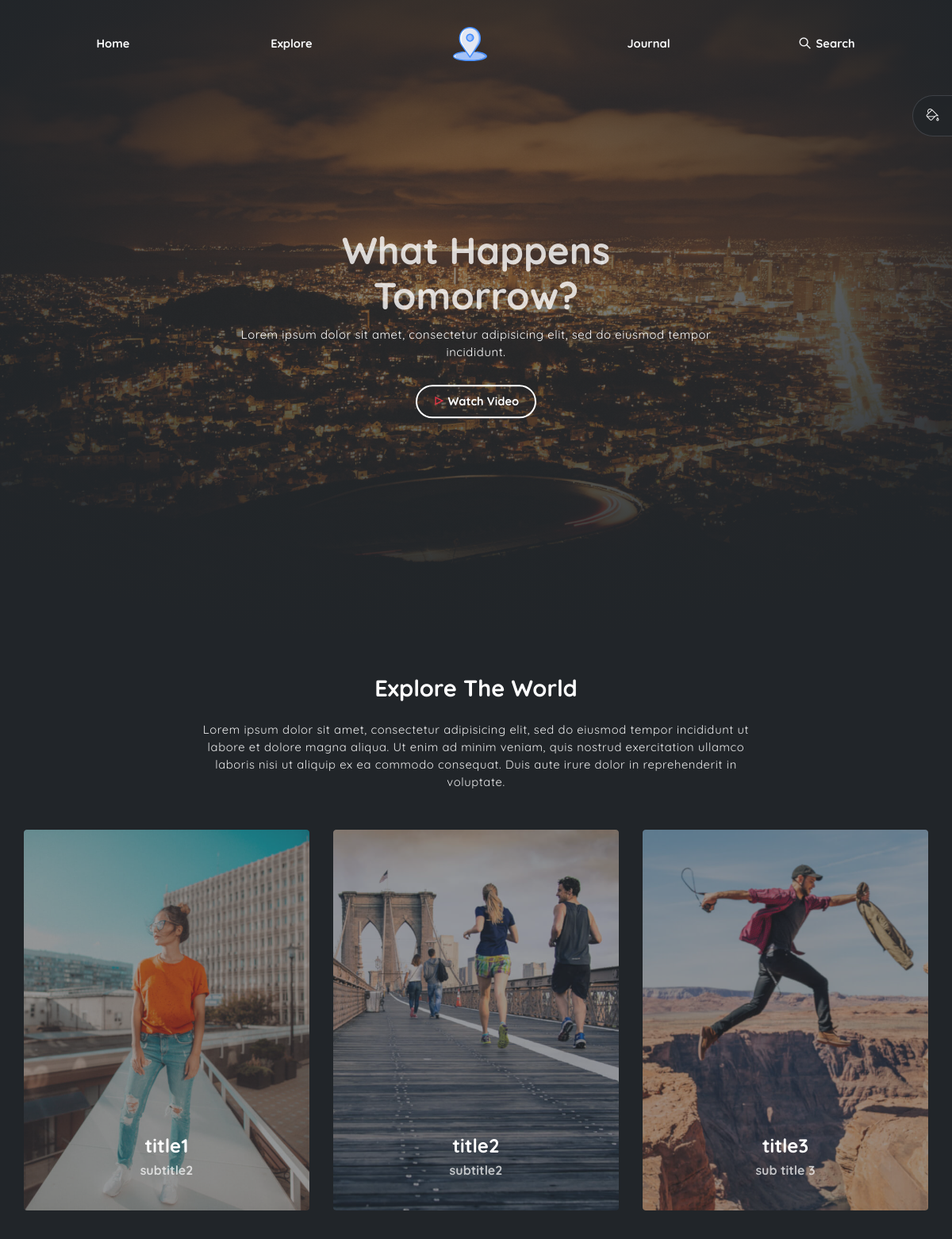
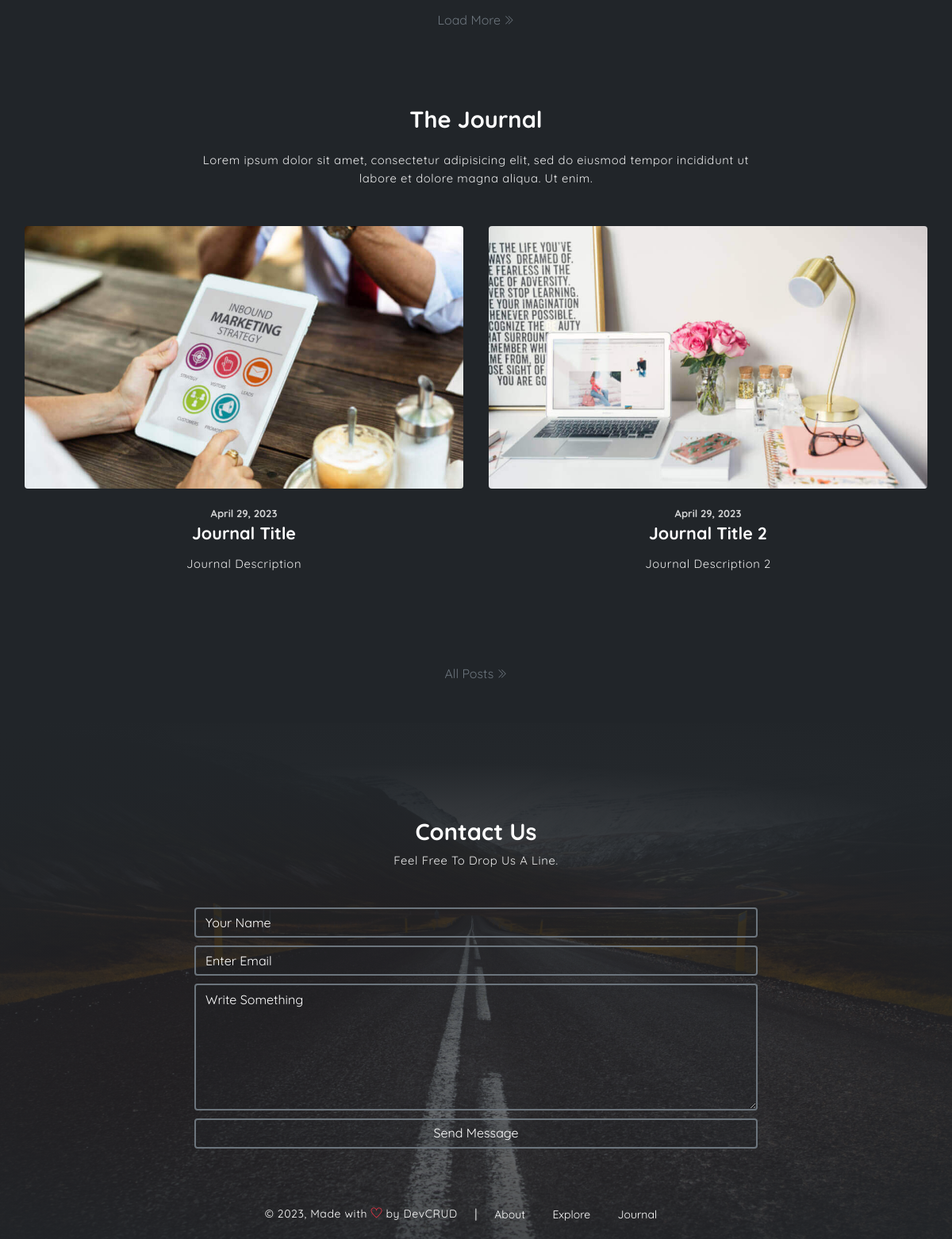
The page / on the database its author committed (2 pictures, top to bottom).
### pages/models.py (models this page shows)
class Cards(models.Model):
    Title = models.CharField(max_length=50,name="Title")
    SubTitle = models.CharField(max_length=50,name="SubTitle")
    Description = models.TextField(max_length=500,name="Description")
    Image = models.CharField(max_length=50,name="Image",default="")
    def getImage(self):
        return '/imgs/' + self.Image

class Journal(models.Model):
    image = models.CharField(max_length=50)
    created_date = models.DateField(auto_now_add=True)
    Title = models.CharField(max_length=50)
    Description = models.TextField(max_length=500)
    def GetImageName(self):
        return '/imgs/' + self.image

### pages/views.py (the view)
# urls.py: path('',views.index,name='index'),
def index(request):
    card = Cards.objects.all()
    journals = Journal.objects.all()
    context = {
        'cards':card,
        'journal':journals
    }
    return render(request,'pages/index.html',context)

### templates/pages/index.html (shortened to what this page needs)
{%load static %}
<!DOCTYPE html>
<html lang="en">
<head>
    <link rel="stylesheet" href="{%static 'vendors/themify-icons/css/themify-icons.css' %}">
    <link rel="stylesheet" href="{%static 'css/dorang.css'%}">
</head>
<body data-spy="scroll" data-target=".navbar" data-offset="40" id="home" class="dark-theme">
    <nav class="page-navbar" data-spy="affix" data-offset-top="10">
        <ul class="nav-navbar container">
            <li class="nav-item"><a href="#" class="nav-link">Home</a></li>
            <li class="nav-item"><a href="#" class="nav-link">Explore</a></li>
            <li class="nav-item"><a href="#" class="nav-link"><img src="{%static 'imgs/placeholder.svg'%}"
                        alt="Download free bootstrap 4 landing page, free boootstrap 4 templates, Download free bootstrap 4.1 landing page, free boootstrap 4.1.1 templates, weber Landing page"></a>
            </li>
            <li class="nav-item"><a href="#" class="nav-link">Journal</a></li>
            <li class="nav-item search">
                <a href="javascript:void(0)" class="nav-link search-toggle"><i class="ti-search"></i> Search</a>
            </li>
        </ul>
    </nav>
    <div class="theme-selector">
        <a href="javascript:void(0)" class="spinner">
            <i class="ti-paint-bucket"></i>
        </a>
    </div>
    <header class="header">
        <div class="overlay"></div>
        <div class="header-content">
            <h1 class="header-title">What Happens Tomorrow?</h1>
            <p class="header-subtitle">Lorem ipsum dolor sit amet, consectetur adipisicing elit, sed do eiusmod
                tempor incididunt.</p>
            <button class="btn btn-theme-color modal-toggle"><i class="ti-control-play text-danger"></i> Watch
                Video</button>
        </div>
    </header>
    <div class="container page-container">
        <div class="col-md-10 col-lg-8 m-auto">
            <h6 class="title mb-4">Explore The World</h6>
            <p class="mb-5">Lorem ipsum dolor sit amet, consectetur adipisicing elit, sed do eiusmod
                tempor incididunt ut labore et dolore magna aliqua. Ut enim ad minim veniam,
                quis nostrud exercitation ullamco laboris nisi ut aliquip ex ea commodo
                consequat. Duis aute irure dolor in reprehenderit in voluptate.</p>
        </div>
        <div class="row mb-4">
            {% for i in cards %}
            <div class="col-md-4">
                <a href="javascript:void(0)" class="overlay-img">
                    <img src="{%static i.getImage %}"
                        alt="Download free bootstrap 4 landing page, free boootstrap 4 templates, Download free bootstrap 4.1 landing page, free boootstrap 4.1.1 templates, weber Landing page">
                    <div class="overlay"></div>
                    <div class="des">
                        <h1 class="title">{{ i.Title }}</h1>
                        <h6 class="subtitle">{{ i.SubTitle }}</p>
                    </div>
                </a>
            </div>
            {% endfor %}
        </div>
        <a href="#">Load More <i class="ti-angle-double-right angle"></i></a>
        <div class="col-md-10 col-lg-8 m-auto">
            <h6 class="title mb-4 mt-5 pt-5">The Journal</h6>
            <p class="mb-5">Lorem ipsum dolor sit amet, consectetur adipisicing elit, sed do eiusmod
                tempor incididunt ut labore et dolore magna aliqua. Ut enim.</p>
        </div>
        <div class="row mb-5">
            {%for j in journal%}
            <div class="col-md-6">
                <a href="javascript:void(0)" class="card">
                    <img src="{%static j.GetImageName %}" class="card-img"
                        alt="Download free bootstrap 4 landing page, free boootstrap 4 templates, Download free bootstrap 4.1 landing page, free boootstrap 4.1.1 templates, weber Landing page">
                    <div class="card-body">
                        <h6 class="card-subtitle">{{j.created_date}}</h6>
                        <h3 class="card-title">{{j.Title}}</h3>
                        <p>{{j.Description}}</p>
                    </div>
                </a>
            </div>
            {%endfor%}
        </div>
        <a href="#">All Posts <i class="ti-angle-double-right angle"></i></a>
    </div>
    <div class="contact-section">
        <div class="overlay"></div>
        <div class="container">
            <div class="col-md-10 col-lg-8 m-auto">
                <h6 class="title mb-2">Contact Us</h6>
                <p class="mb-5">Feel Free To Drop Us A Line.</p>
                <form action="{% url 'Contact' %}" class="form-group" method="POST">
                    <input type="text" name="name" size="50" class="form-control" placeholder="Your Name" required>
                    <input type="email" name="email" class="form-control" placeholder="Enter Email" requried>
                    <textarea name="description" id="comment" rows="6" class="form-control"
                        placeholder="Write Something"></textarea>
                    <button type="submit" class="form-control">Send Message</button>
                </form>
            </div>
            <footer class="footer">
                <p class="infos">&copy;
                    <script>document.write(new Date().getFullYear())</script>, Made with <i
                        class="ti-heart text-danger"></i> by <a href="http://www.devcrud.com">DevCRUD</a>
                </p>
                <span>|</span>
                <div class="links">
                    <a href="#">About</a>
                    <a href="#">Explore</a>
                    <a href="#">Journal</a>
                </div>
            </footer>
        </div>
    </div>
</body>
</html>

### rows shown on the page
Cards: Image (picture), Title "title1", SubTitle "subtitle2"
Cards: Image (picture), Title "title2", SubTitle "subtitle2"
Cards: Image (picture), Title "title3", SubTitle "sub title 3"
Journal: image (picture), created_date "April 29, 2023", Title "Journal Title", Description "Journal Description"
Journal: image (picture), created_date "April 29, 2023", Title "Journal Title 2", Description "Journal Description 2"
